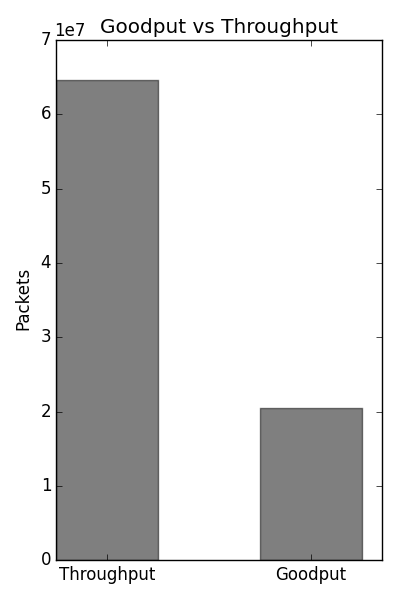

Recreate this plot in Python.
"""
Bar chart demo with pairs of bars grouped for easy comparison.
"""
import numpy as np
import matplotlib.pyplot as plt


n_groups = 2


usage = (64653855, 20533866)

fig, ax = plt.subplots()
fig.set_size_inches(4.0,6.0)

index = np.arange(n_groups)
bar_width = 0.5

opacity = 0.5
error_config = {'ecolor': '0.3'}

rects1 = plt.bar(index, usage, bar_width,
                 alpha=opacity,
                 color='black',
                 error_kw=error_config,
                 label='')

plt.xlabel('')
plt.ylabel('Packets')
plt.title('Goodput vs Throughput')
plt.xticks(index + (bar_width/2), ('Throughput', 'Goodput'))
plt.legend()

plt.tight_layout()
plt.show()
